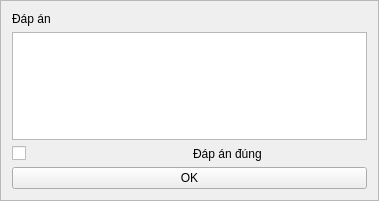
<?xml version="1.0" encoding="UTF-8"?>
<ui version="4.0">
 <class>add_answer_pop_up</class>
 <widget class="QFrame" name="add_answer_pop_up">
  <property name="geometry">
   <rect>
    <x>0</x>
    <y>0</y>
    <width>379</width>
    <height>201</height>
   </rect>
  </property>
  <property name="windowTitle">
   <string>Chỉnh sửa đáp án</string>
  </property>
  <property name="frameShape">
   <enum>QFrame::StyledPanel</enum>
  </property>
  <property name="frameShadow">
   <enum>QFrame::Raised</enum>
  </property>
  <layout class="QVBoxLayout" name="verticalLayout">
   <item>
    <widget class="QLabel" name="answer_label">
     <property name="text">
      <string>Đáp án</string>
     </property>
    </widget>
   </item>
   <item>
    <widget class="QTextEdit" name="answer_text_edit"/>
   </item>
   <item>
    <layout class="QHBoxLayout" name="horizontalLayout">
     <item>
      <widget class="QCheckBox" name="right_answer_check_box">
       <property name="text">
        <string/>
       </property>
      </widget>
     </item>
     <item>
      <widget class="QLabel" name="right_answer_label">
       <property name="text">
        <string>Đáp án đúng</string>
       </property>
      </widget>
     </item>
    </layout>
   </item>
   <item>
    <widget class="QPushButton" name="ok_button">
     <property name="text">
      <string>OK</string>
     </property>
    </widget>
   </item>
  </layout>
 </widget>
 <resources/>
 <connections/>
</ui>
